Frame 1 (no input): blank canvas, image omitted
Frame 60 (no input): blank canvas, image omitted
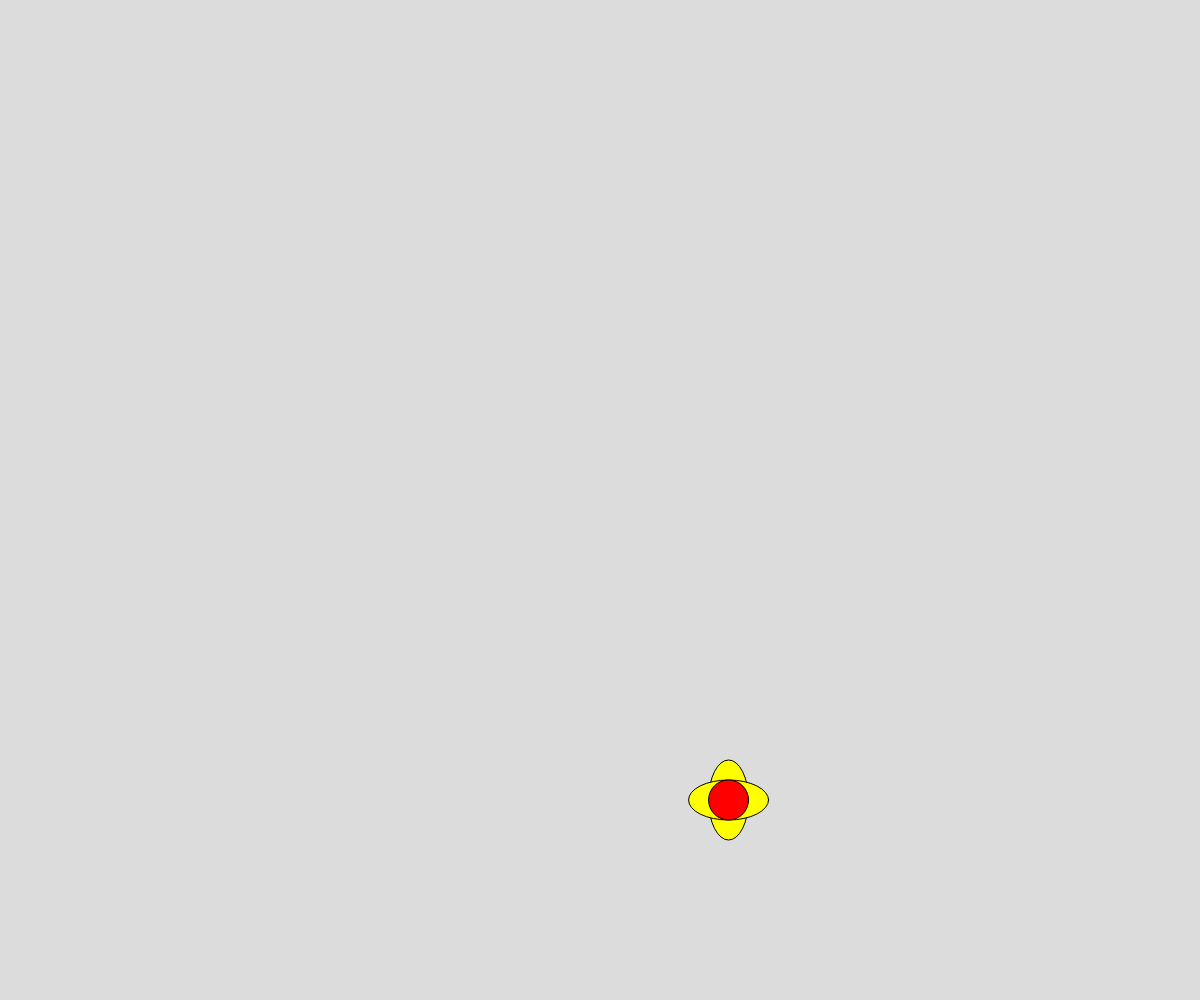
Frame 120 (the mouse pressed at the canvas centre since frame 60)

The p5.js sketch whose frames 1 and 60 were blank and that drew this single picture after the mouse press (run headless with seeded random() and noise() and a simulated clock; from frame 60 on, the mouse is pressed at the canvas centre):

// p5.js sketch
// ── sketch.js
let flowers= [];
function setup() {
  createCanvas(innerWidth, innerHeight);
}

function draw() {
  background(220);
  for(let i=0; i<flowers.length; i++) {
    flowers[i].moveFlower();
    flowers[i].drawFlower();
  }
}

  function mousePressed() {
    let tempFlower= new Flower(mouseX, mouseY, random(-5,5), random(5,5));
    flowers.push(tempFlower);
  }



// ── flowers.js
class Flower {
constructor(x,y,xSpeed,ySpeed) {
    this.x=x;
    this.y=y;
    this.xSpeed= xSpeed;
    this.ySpeed= ySpeed;
    this.selected=false;
}

drawFlower() {
//    for (let i = 0; i < n; i++) {
//       rotate(360 / n);
//       fill(this.x, this.y, 10, 100);
//       ellipse(this.x + 100, 0, this.y+100, 40);
fill("yellow");
ellipse(this.x, this.y, 40,80);
ellipse(this.x, this.y, 80,40);
fill("red");
ellipse(this.x, this.y, 40);
}
moveFlower() {
    this.x += this.xSpeed;
    this.y += this.ySpeed;

    if(this.y>height || this.y<0) {
            this.ySpeed= -this.ySpeed;
    }
    if(this.x>width || this.y<0) {
            this.xSpeed= -this.xSpeed;
    }
}

checkMousePosition(mX, mY) {
    let distance= dist(mX, mY, this.x, this.y);
    if(dist < this.size/2){
        this.selected=true ;
    } else {
        this.selected =false;
    }
    }
}
